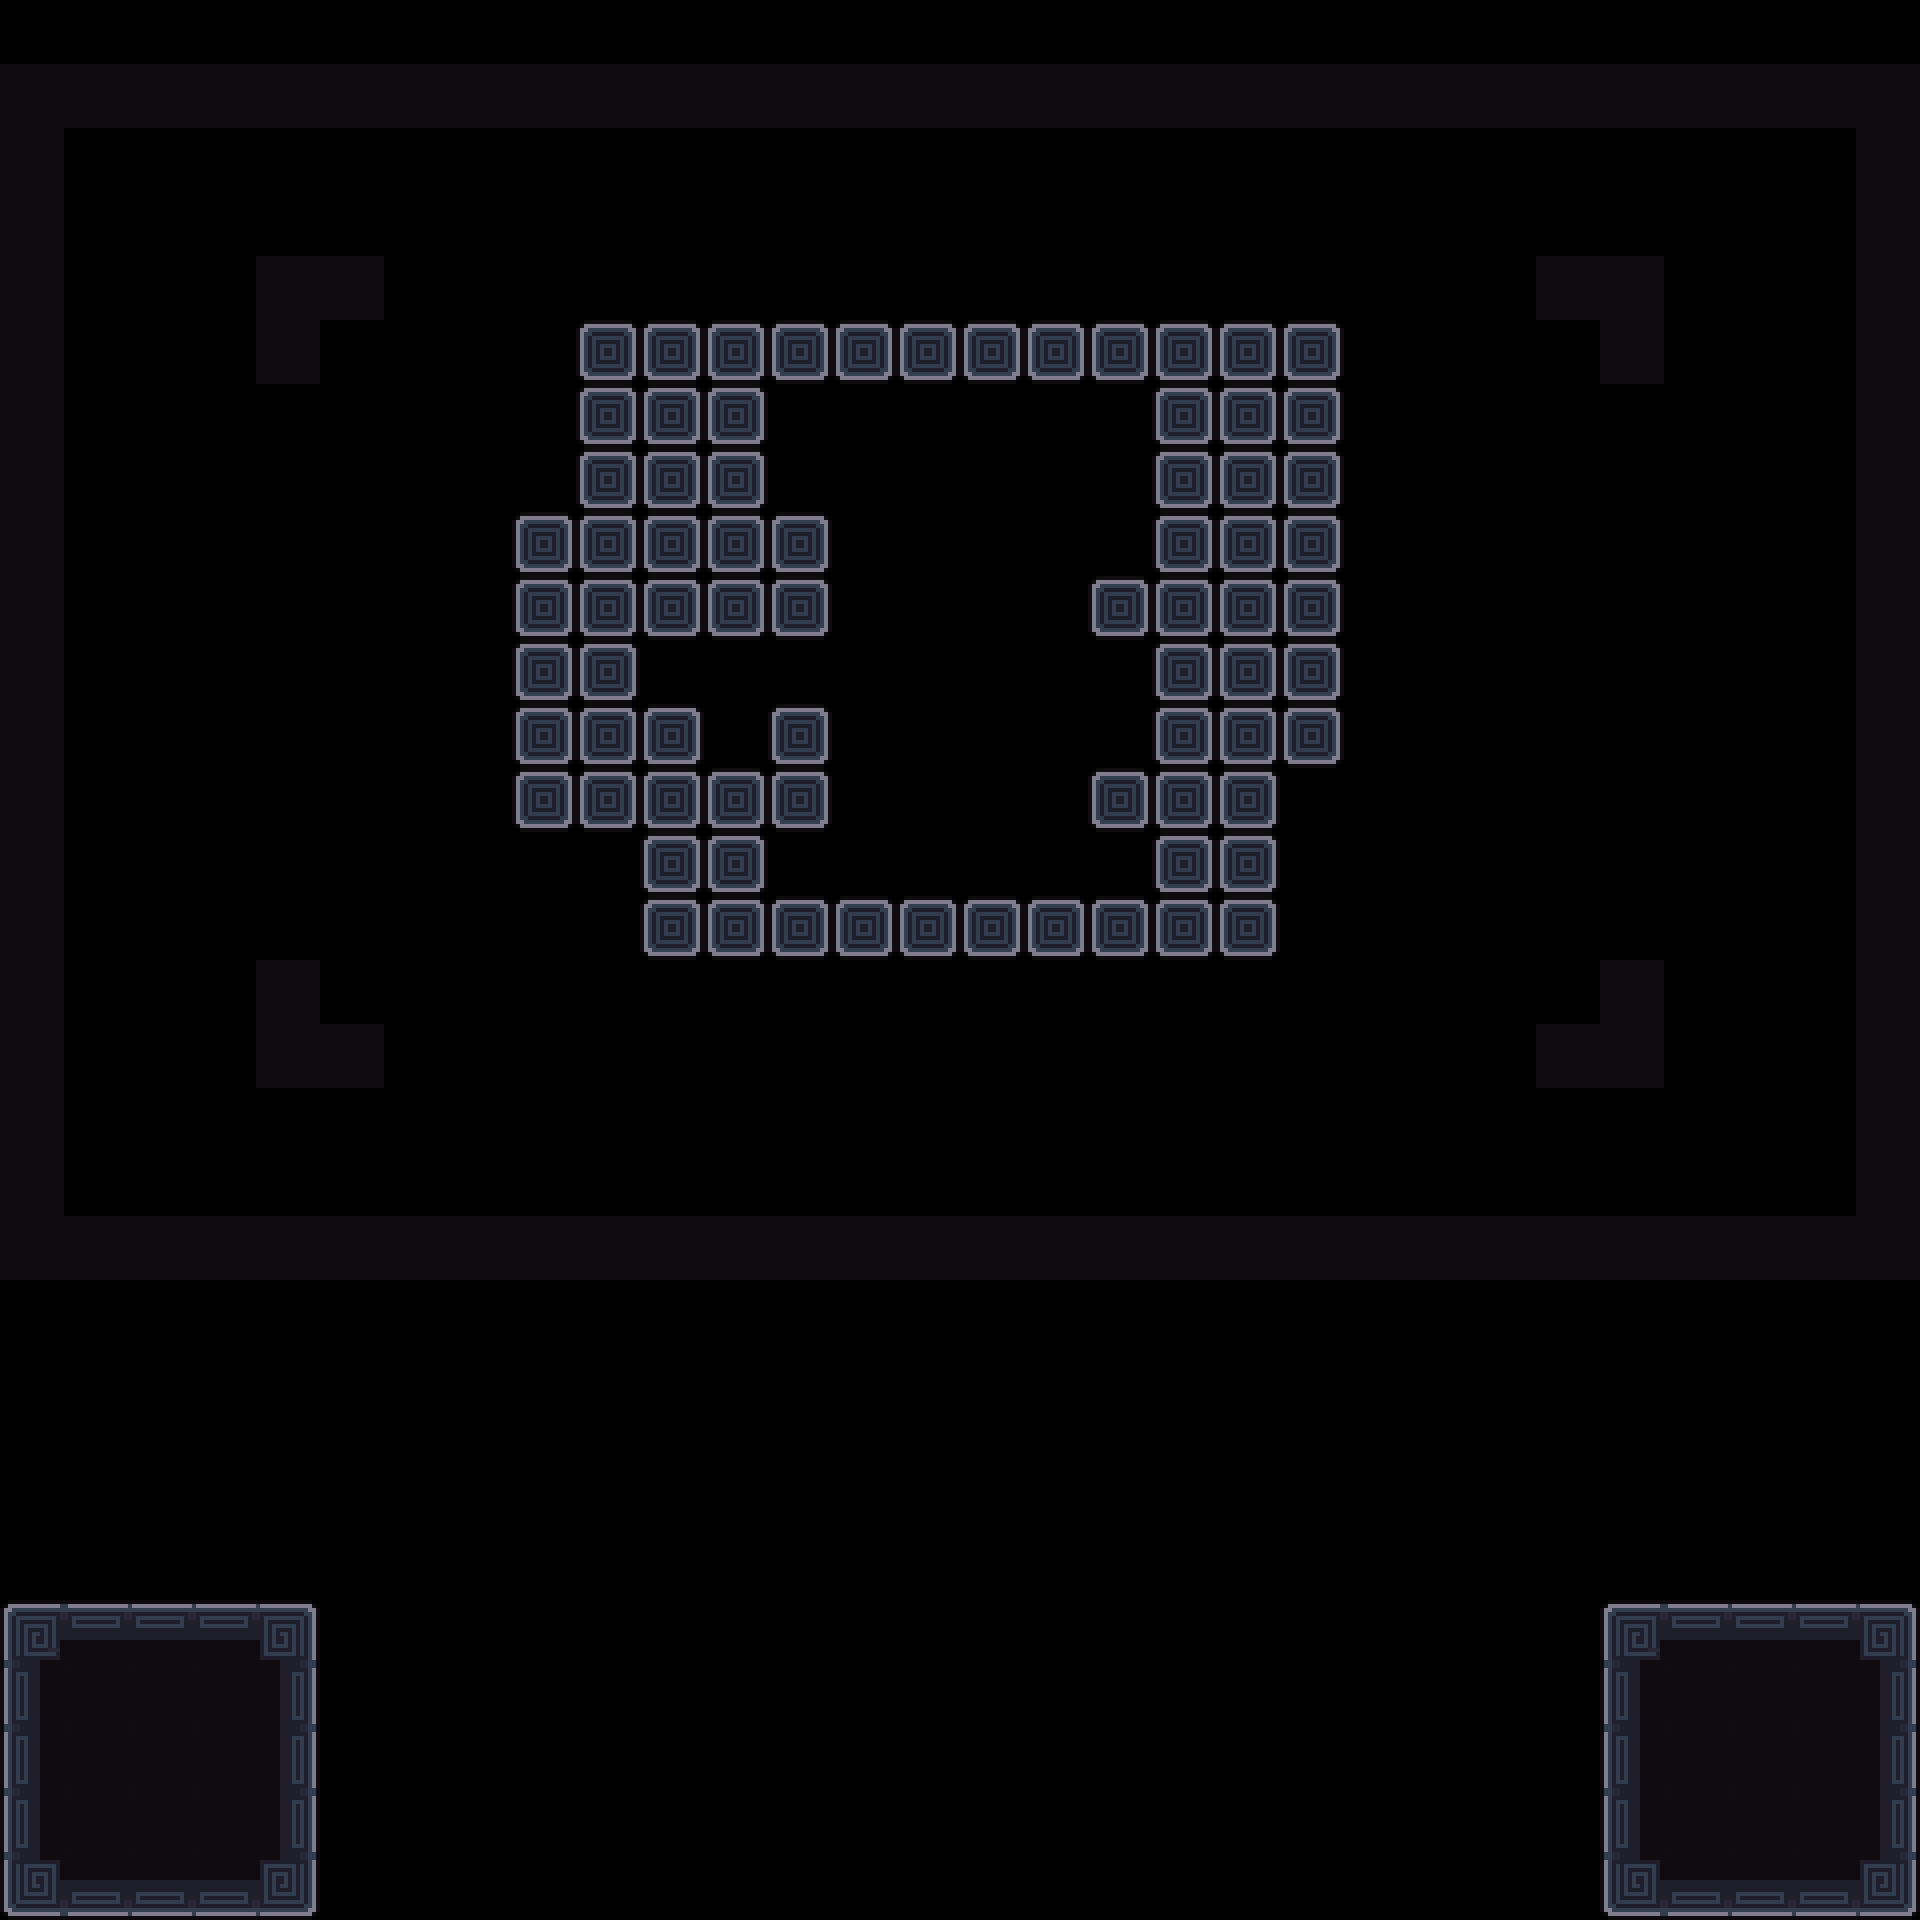

This is a level from a 2D game, rendered from its Tiled map with the project's own tilesets. A one-line summary and the map file follow, with tile-layer data summarised:
An orthogonal 30x30 tile map with 64x64 px tiles, 4 tile layers (Decoration, Main, Exit, Border) and 9 objects (5x 1, Camera1, Camera2, Win, Unactive).

<map version="1.10" tiledversion="1.11.2" orientation="orthogonal" renderorder="right-down" width="30" height="30" tilewidth="64" tileheight="64" infinite="0" nextlayerid="8" nextobjectid="117">
 <tileset firstgid="1" source="../tilesets/tileset_d.tsx" />
 <objectgroup id="4" name="Triggers" visible="0">
  <object id="23" name="Camera1" x="960" y="672">
   <point />
  </object>
  <object id="24" name="Camera2" x="704" y="480">
   <point />
  </object>
  <object id="28" name="Win" x="0" y="64" width="1920" height="1216" />
  <object id="29" name="Unactive" x="0" y="1600" width="320" height="320" />
  <object id="106" name="Data" type="1" x="0" y="0" width="63.6932" height="63.6932">
   <properties>
    <property name="bg" value="blue" />
    <property name="level_number" type="int" value="0" />
    <property name="level_unlock" value="0" />
   </properties>
  </object>
 </objectgroup>
 <layer id="3" name="Decoration" width="30" height="30">
  <data>[900 cells, 0 non-empty, 0 distinct tile ids]</data>
 </layer>
 <layer id="7" name="Main" width="30" height="30">
  <data>[900 cells, 125 non-empty, 10 distinct tile ids]</data>
 </layer>
 <layer id="6" name="Exit" width="30" height="30">
  <data>[900 cells, 0 non-empty, 0 distinct tile ids]</data>
 </layer>
 <objectgroup id="2" name="Entities">
  <object id="107" name="Player0" type="1" x="1088" y="448" width="63.6932" height="63.6932" />
  <object id="113" name="Battery" type="1" x="704" y="704" width="63.6932" height="63.6932" />
  <object id="116" name="Battery" type="1" x="896" y="384" width="63.6932" height="63.6932" />
  <object id="115" name="Player1" type="1" x="1088" y="384" width="63.6932" height="63.6932" />
 </objectgroup>
 <layer id="1" name="Border" width="30" height="30">
  <data>[900 cells, 106 non-empty, 1 distinct tile ids]</data>
 </layer>
</map>
